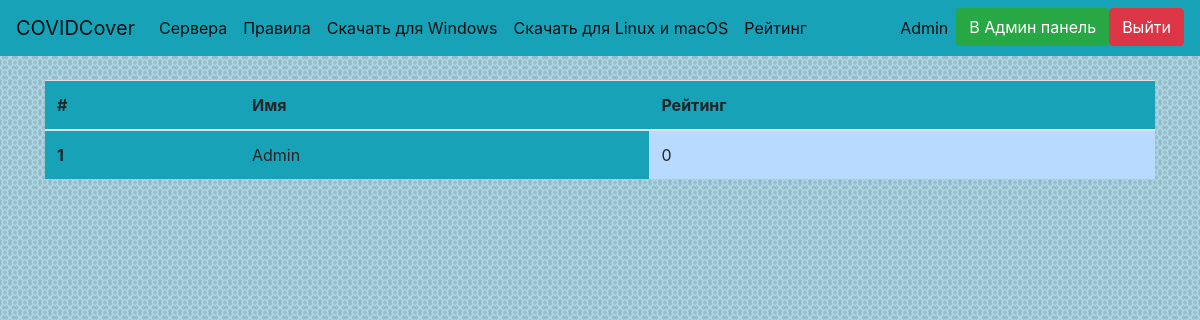
Page /get_leaderboard (signed in) on the earlier database version.
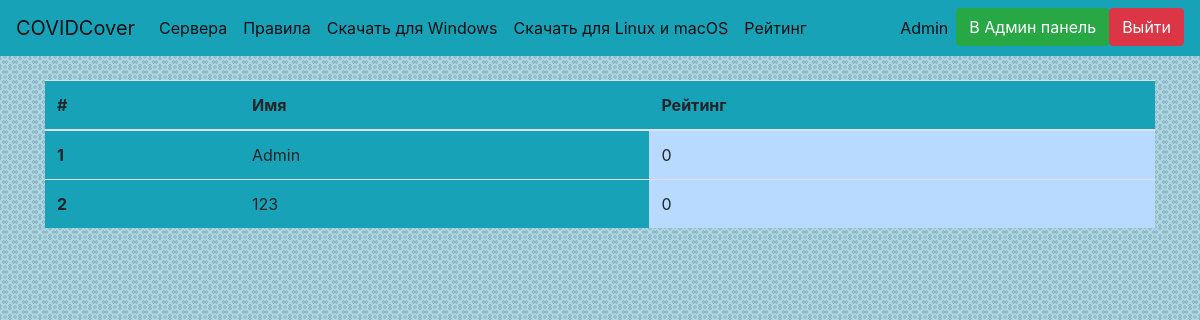
Same page on the later database version.
### website/data/user.py (models this page shows, shortened)
class User(SqlAlchemyBase, UserMixin, SerializerMixin):
    __tablename__ = 'users'
    id = Column(Integer, primary_key=True, autoincrement=True, unique=True)
    email = Column(String, unique=True)
    username = Column(String, unique=True)
    hashed_password = Column(String, unique=False)
    token = Column(String, default=lambda: str(uuid4()), unique=True)
    privilege = Column(Integer, ForeignKey('privileges.id'), default=2, unique=False)
    order = relation('Order', back_populates='user')
    privilege_obj = relation('Privilege')
    score = Column(Integer, default=0, unique=False)
    role = Column(String, unique=False, default='')

### website/main.py (the view)
@app.route('/get_leaderboard')
def get_leaderboard():
    if current_user.is_authenticated:
        session = create_session()
        users = session.query(User).order_by(User.score.desc())
        return render_template('leaderboard.html', title='Leaderboard', users=users)
    else:
        abort(404)

### website/data/db_session.py (called while the page is built)
def create_session():
    global __factory
    return __factory()

### website/main.py (called while the page is built)
@login_manager.user_loader
def load_user(user_id):
    session = create_session()
    return session.query(User).get(user_id)

### website/templates/leaderboard.html
{% extends 'base.html' %}
{% block body %}
<div>
    <table class="table bg-info">
        <thead>
            <tr>
                <th scope="col">#</th>
                <th scope="col">Имя</th>
                <th scope="col">Рейтинг</th>
            </tr>
        </thead>
    <tbody>
        {% for user in users %}
        <tr>
            <th scope="row">{{ loop.index }}</th>
            <td>{{ user.username }}</td>
            {% if user.score >= 0 %}
            <td class="table-primary">{{ user.score }}</td>
            {% else %}
            <td class="table-danger">{{ user.score }}</td>
            {% endif %}
        </tr>
        {% endfor %}
    </tbody>
    </table>
</div>
{% endblock %}

### website/templates/base.html (shortened to what this page needs)
<!DOCTYPE html>
<html lang="ru">
<head>
    <link rel="stylesheet" href="https://stackpath.bootstrapcdn.com/bootstrap/4.4.1/css/bootstrap.min.css">
    <link rel="stylesheet" href="/static/css/styles.css">
</head>
<body class="bg">
    <header>
<nav class="navbar navbar-expand-lg navbar-light bg-info">
  <a class="navbar-brand" href="/">COVIDCover</a>
  <div class="collapse navbar-collapse" id="navbarSupportedContent">
    <ul class="navbar-nav mr-auto">
            {% if current_user.is_authenticated %}
      <li class="nav-item active">
        <a class="nav-link" href="/monitor_servers">Сервера</a>
      </li>
        {% endif %}
<li class="nav-item active">
        <a class="nav-link" href="/rules" role="button">Правила</a>
      </li>
        <li class="nav-item active">
        <a class="nav-link" href="/static/installer.exe" role="button">Скачать для Windows</a>
      </li>
        <li class="nav-item active">
        <a class="nav-link" href="/static/installer.exe" role="button">Скачать для Linux и macOS</a>
      </li>
            {% if current_user.is_authenticated %}
        <li class="nav-item active">
        <a class="nav-link" href="/get_leaderboard" role="button">Рейтинг</a>
      </li>
        {% endif %}
    </ul>
    <ul class="navbar-nav">
    {% if current_user.is_authenticated %}
      <li class="nav-item active">
          <a class="nav-link disabled" href="/logout">{{ current_user.username }}</a>
      </li>
        {% if current_user.privilege == 1 %}
        <li class="nav-item active">
            <a class="btn btn-success" href="/admin">В Админ панель</a>
        </li>
        {% endif %}
        <li class="nav-item active">
          <a class="btn btn-danger" href="/logout">Выйти</a>
      </li>
          {% else %}
        <li class="nav-item">
            <a class="btn btn-primary " href="/register">Зарегистрироваться</a>
            <a class="btn btn-success" href="/login">Войти</a>
        </li>
    {% endif %}
    </ul>
  </div>
</nav>
    </header>
    <div>
    <main role="main" class="container">
        <br>
        {% block body %}{% endblock %}
    </main>
    </div>
</body>
</html>

Differences in the rows shown:
added User: username "123", score "0"
